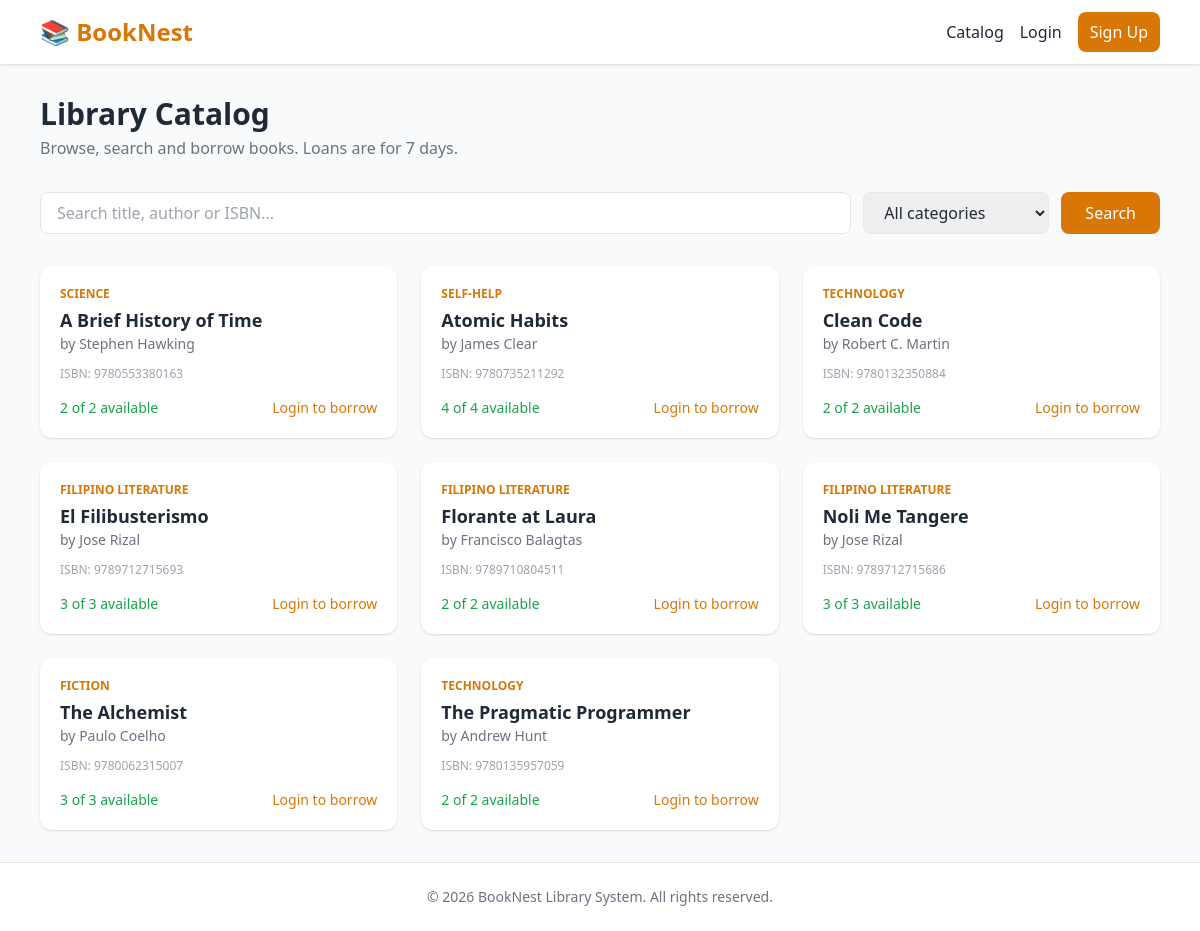
The page / on the database its author committed.
### tables this page shows
CREATE TABLE IF NOT EXISTS books (
  id INT AUTO_INCREMENT PRIMARY KEY,
  title VARCHAR(200) NOT NULL,
  author VARCHAR(150) NOT NULL,
  isbn VARCHAR(20) NULL UNIQUE,
  category_id INT NULL,
  copies_total INT NOT NULL DEFAULT 1,
  copies_available INT NOT NULL DEFAULT 1,
  created_at TIMESTAMP DEFAULT CURRENT_TIMESTAMP,
  FOREIGN KEY (category_id) REFERENCES categories(id) ON DELETE SET NULL
);

CREATE TABLE IF NOT EXISTS categories (
  id INT AUTO_INCREMENT PRIMARY KEY,
  name VARCHAR(100) NOT NULL UNIQUE
);

### includes/functions.php (called while the page is built, shortened)
<?php
function e($data) {
    return htmlspecialchars((string)$data, ENT_QUOTES, 'UTF-8');
}
function url($path = '') {
    return BASE_URL . $path;
}
function is_logged_in() {
    return isset($_SESSION['user_id']);
}

### index.php (the view, shortened to what this page needs)
<?php
require_once __DIR__ . '/includes/header.php';
$q = trim($_GET['q'] ?? '');
$sql = "SELECT b.*, c.name AS category FROM books b
        LEFT JOIN categories c ON b.category_id = c.id WHERE 1=1";
$params = [];
$sql .= " ORDER BY b.title";
$stmt = $db->prepare($sql);
$stmt->execute($params);
$books = $stmt->fetchAll();
?>
<div class="mb-8">
  <h1 class="text-3xl font-bold mb-1">Library Catalog</h1>
  <p class="text-gray-500">Browse, search and borrow books. Loans are for 7 days.</p>
</div>
<form method="GET" class="flex flex-col md:flex-row gap-3 mb-8">
  <input type="text" name="q" id="book-search" value="<?php echo e($q); ?>" placeholder="Search title, author or ISBN..."
         class="flex-1 border rounded-lg px-4 py-2 focus:outline-none focus:ring-2 focus:ring-brand">
  <select name="category" class="border rounded-lg px-4 py-2 focus:outline-none focus:ring-2 focus:ring-brand">
    <option value="0">All categories</option>
  </select>
  <button class="bg-brand text-white px-6 py-2 rounded-lg hover:bg-brand-dark transition">Search</button>
</form>
<?php if (!$books): ?>
  <div class="bg-white rounded-xl shadow p-8 text-center text-gray-500">No books found.</div>
<?php else: ?>
<div class="grid sm:grid-cols-2 lg:grid-cols-3 gap-6">
  <?php foreach ($books as $b): ?>
  <div class="book-card bg-white rounded-xl shadow p-5 flex flex-col">
    <span class="text-xs text-brand font-semibold uppercase"><?php echo e($b['category'] ?? 'Uncategorized'); ?></span>
    <h2 class="text-lg font-bold mt-1"><?php echo e($b['title']); ?></h2>
    <p class="text-sm text-gray-500 mb-3">by <?php echo e($b['author']); ?></p>
    <p class="text-xs text-gray-400 mb-4">ISBN: <?php echo e($b['isbn'] ?? 'N/A'); ?></p>
    <div class="mt-auto flex items-center justify-between">
      <?php if ($b['copies_available'] > 0): ?>
        <span class="text-sm text-green-600 font-medium"><?php echo (int)$b['copies_available']; ?> of <?php echo (int)$b['copies_total']; ?> available</span>
      <?php else: ?>
        <span class="text-sm text-red-600 font-medium">All copies borrowed</span>
      <?php endif; ?>
      <?php if (!is_logged_in()): ?>
        <a href="<?php echo url('/auth/login.php'); ?>" class="text-sm text-brand hover:underline">Login to borrow</a>
      <?php endif; ?>
    </div>
  </div>
  <?php endforeach; ?>
</div>
<?php endif; ?>
<?php require_once __DIR__ . '/includes/footer.php'; ?>

### includes/header.php (shortened to what this page needs)
<?php
require_once __DIR__ . '/functions.php';
?>
<!DOCTYPE html>
<html lang="en">
<head>
<script src="https://cdn.tailwindcss.com"></script>
</head>
<body class="bg-gray-50 text-gray-800 min-h-screen flex flex-col">
<nav class="bg-white shadow sticky top-0 z-50">
  <div class="max-w-6xl mx-auto px-4">
    <div class="flex justify-between items-center h-16">
      <a href="<?php echo url('/index.php'); ?>" class="text-2xl font-bold text-brand">📚 BookNest</a>
      <div class="flex items-center gap-4 text-sm md:text-base">
        <a href="<?php echo url('/index.php'); ?>" class="hover:text-brand transition">Catalog</a>
        <?php if (is_logged_in()): ?>
          <a href="<?php echo url('/my-books.php'); ?>" class="hover:text-brand transition">My Books</a>
          <?php if (is_admin()): ?>
            <a href="<?php echo url('/admin/index.php'); ?>" class="hover:text-brand transition">Admin</a>
          <?php endif; ?>
          <span class="hidden md:inline text-gray-500">Hi, <?php echo e($_SESSION['name']); ?></span>
          <a href="<?php echo url('/auth/logout.php'); ?>" class="bg-gray-100 px-3 py-2 rounded-lg hover:bg-gray-200 transition">Logout</a>
        <?php else: ?>
          <a href="<?php echo url('/auth/login.php'); ?>" class="hover:text-brand transition">Login</a>
          <a href="<?php echo url('/auth/register.php'); ?>" class="bg-brand text-white px-3 py-2 rounded-lg hover:bg-brand-dark transition">Sign Up</a>
        <?php endif; ?>
      </div>
    </div>
  </div>
</nav>
<main class="flex-grow max-w-6xl mx-auto w-full px-4 py-8">

### includes/footer.php (shortened to what this page needs)
</main>
<footer class="bg-white border-t mt-auto">
  <div class="max-w-6xl mx-auto px-4 py-6 text-center text-sm text-gray-500">
    &copy; <?php echo date('Y'); ?> BookNest Library System. All rights reserved.
  </div>
</footer>
</body>
</html>

### rows shown on the page
books: category.name "SCIENCE", title "A Brief History of Time", author "Stephen Hawking", isbn "9780553380163", copies_available "2", copies_total "2"
books: category.name "SELF-HELP", title "Atomic Habits", author "James Clear", isbn "9780735211292", copies_available "4", copies_total "4"
books: category.name "TECHNOLOGY", title "Clean Code", author "Robert C. Martin", isbn "9780132350884", copies_available "2", copies_total "2"
books: category.name "FILIPINO LITERATURE", title "El Filibusterismo", author "Jose Rizal", isbn "9789712715693", copies_available "3", copies_total "3"
books: category.name "FILIPINO LITERATURE", title "Florante at Laura", author "Francisco Balagtas", isbn "9789710804511", copies_available "2", copies_total "2"
books: category.name "FILIPINO LITERATURE", title "Noli Me Tangere", author "Jose Rizal", isbn "9789712715686", copies_available "3", copies_total "3"
books: category.name "FICTION", title "The Alchemist", author "Paulo Coelho", isbn "9780062315007", copies_available "3", copies_total "3"
books: category.name "TECHNOLOGY", title "The Pragmatic Programmer", author "Andrew Hunt", isbn "9780135957059", copies_available "2", copies_total "2"
